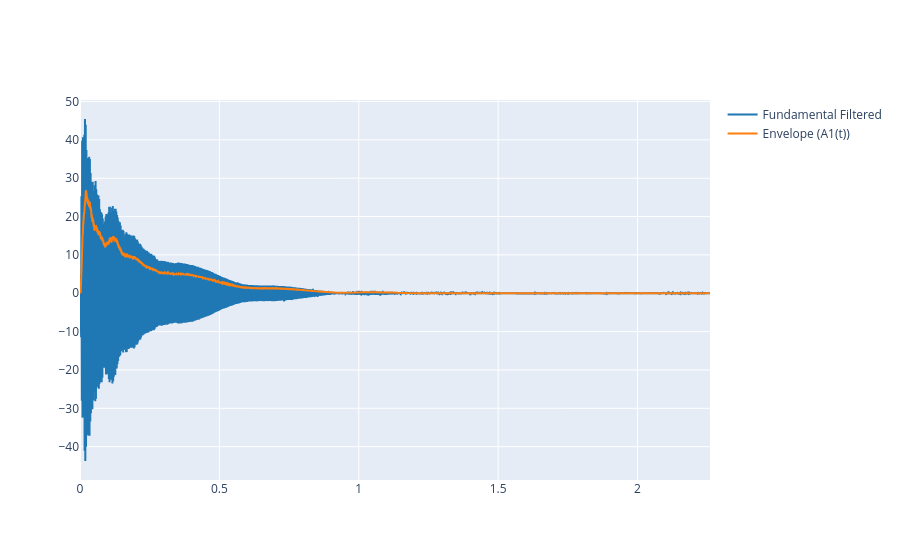

Notebook source saved alongside this figure:
### Markdown cell above
For instance, the following code should extract the envelope of the fundamental frequency component. Change the value of $f_0$ to coincide with your fundamental frequency and check the result.

### Code cell
x_fundamental = bpf(soundfile, fn=f0, fs=fs, r=0.995)

A1_t = envelope_iir(x_fundamental, r=0.995)

plot_signals([x_fundamental, A1_t], fs, name=["Fundamental Filtered", "Envelope (A1(t))"])
print("Fundamental Filtered:")
ipd.Audio(x_fundamental, rate=fs)

### Figure 1 — Plotly figure (JSON) as saved in the notebook; plotly's stock layout.template omitted (floating-point values rounded to 4 significant figures; data arrays with more than 128 entries replaced by an {"elided": "..."} marker saying what was removed)
{"data": [{"line": {"color": "#1f77b4", "shape": "linear"}, "mode": "lines", "name": "Fundamental Filtered", "type": "scatter", "x": {"elided": "99666 float values"}, "y": {"elided": "99666 float values"}}, {"line": {"color": "#ff7f0e", "shape": "linear"}, "mode": "lines", "name": "Envelope (A1(t))", "type": "scatter", "x": {"elided": "99666 float values"}, "y": {"elided": "99666 float values"}}], "layout": {}}
